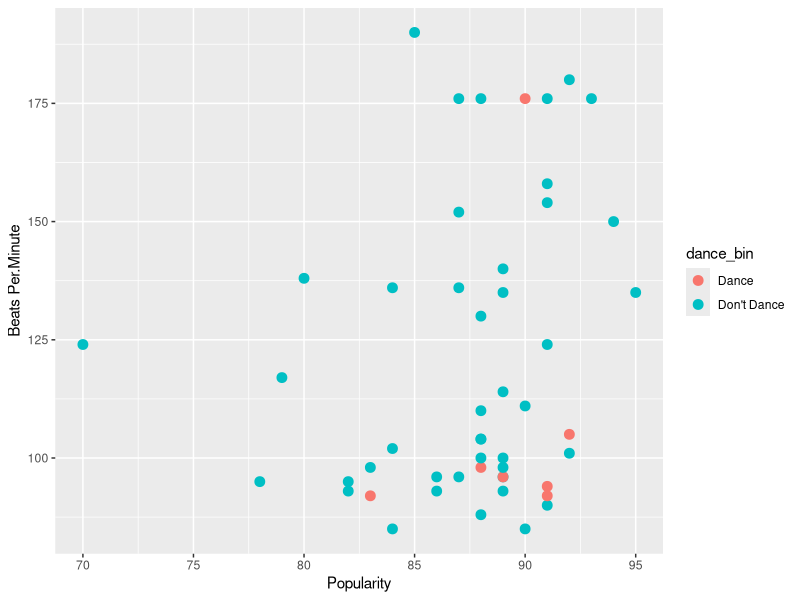
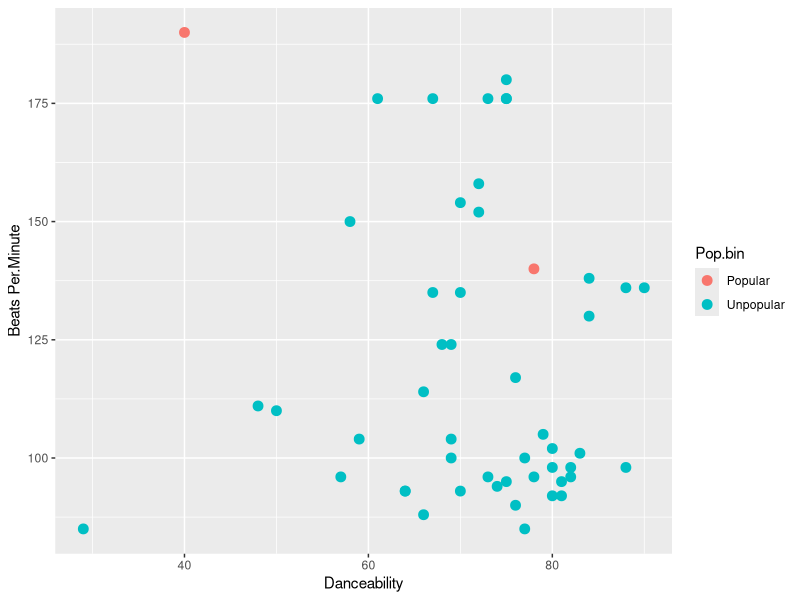

The R source for these figures, in order:
## ---- chunk 1
#NEW CODE
#dance and genre conditional into spotify_plot function

top50 <- read.csv("top50cleanspotify.csv", encoding = "Windows-1252")


library(ggplot2)

top50$dance_bin <- ifelse(top50$Danceability > 70 & top50$Genre == "latin & reggaeton", "Dance", "Don't Dance") 

spotify_plot <- function(xpos, ypos){
  ggplot(top50, aes_string(x = xpos, y = ypos, color = "dance_bin")) + geom_point(size = 3) + xlab(sub("[.]", " ", xpos)) + ylab(sub("[.]", " ", ypos))
}

spotify_plot("Popularity", "Beats.Per.Minute")
ifelse(top50$Beats.Per.Minute > 100, "Dance", "Don't dance")
## ---- chunk 2
#NEW CODE
library(ggplot2)
top50 <- read.csv("top50cleanspotify.csv", encoding = "Windows-1252")
str(top50)

top50$Pop.bin <- ifelse(top50$Popularity >= 85 & top50$Artist.Name == "Ariana Grande", "Popular", "Unpopular")

spotify_plot <- function(xpos, ypos){
  ggplot(top50, aes_string(x = xpos, y = ypos, color = "Pop.bin")) + geom_point(size = 3) + xlab(sub("[.]", " ", xpos)) + ylab(sub("[.]", " ", ypos)) 
}

spotify_plot("Danceability", "Beats.Per.Minute")
